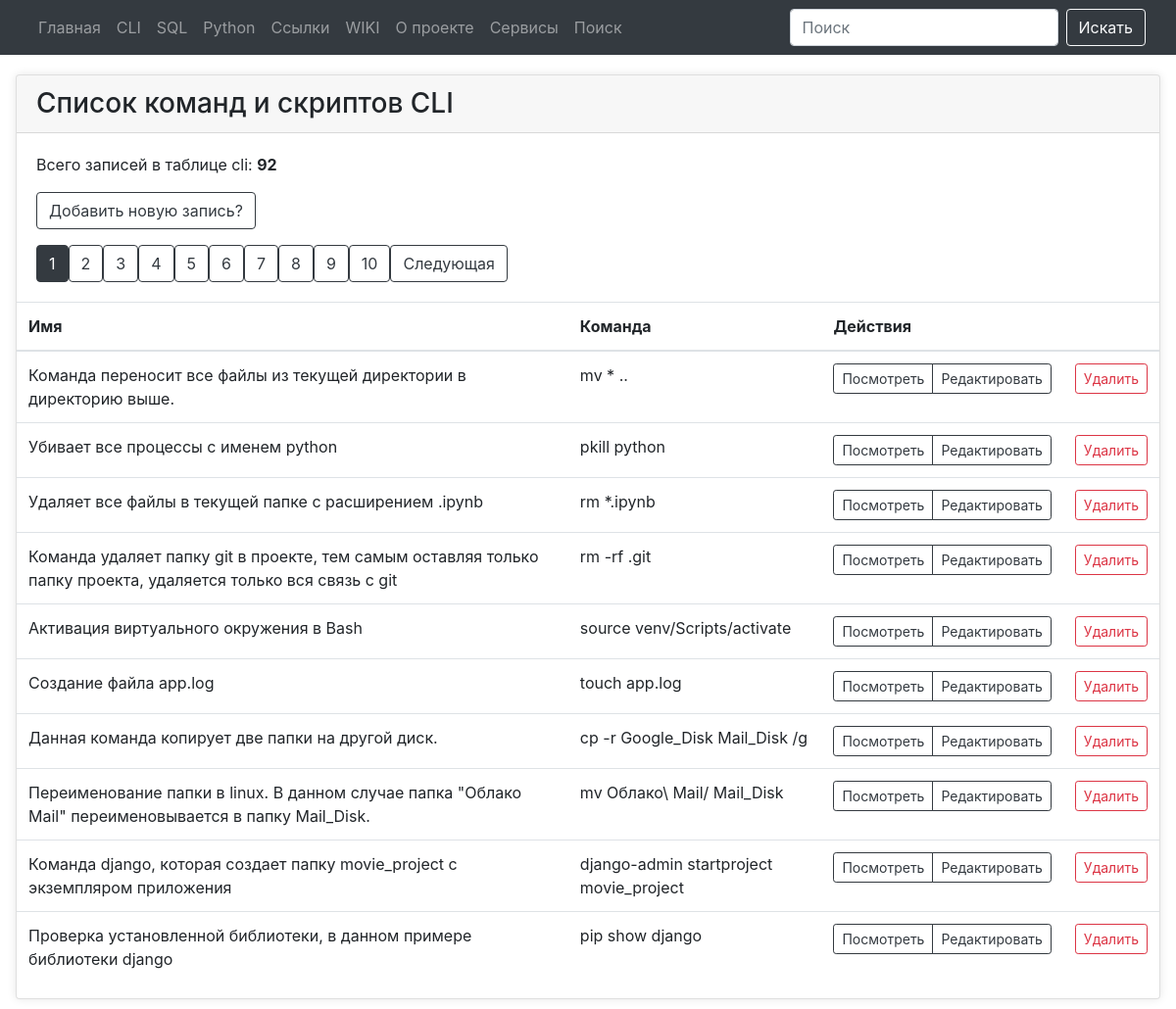
Page /cli on the earlier database version.
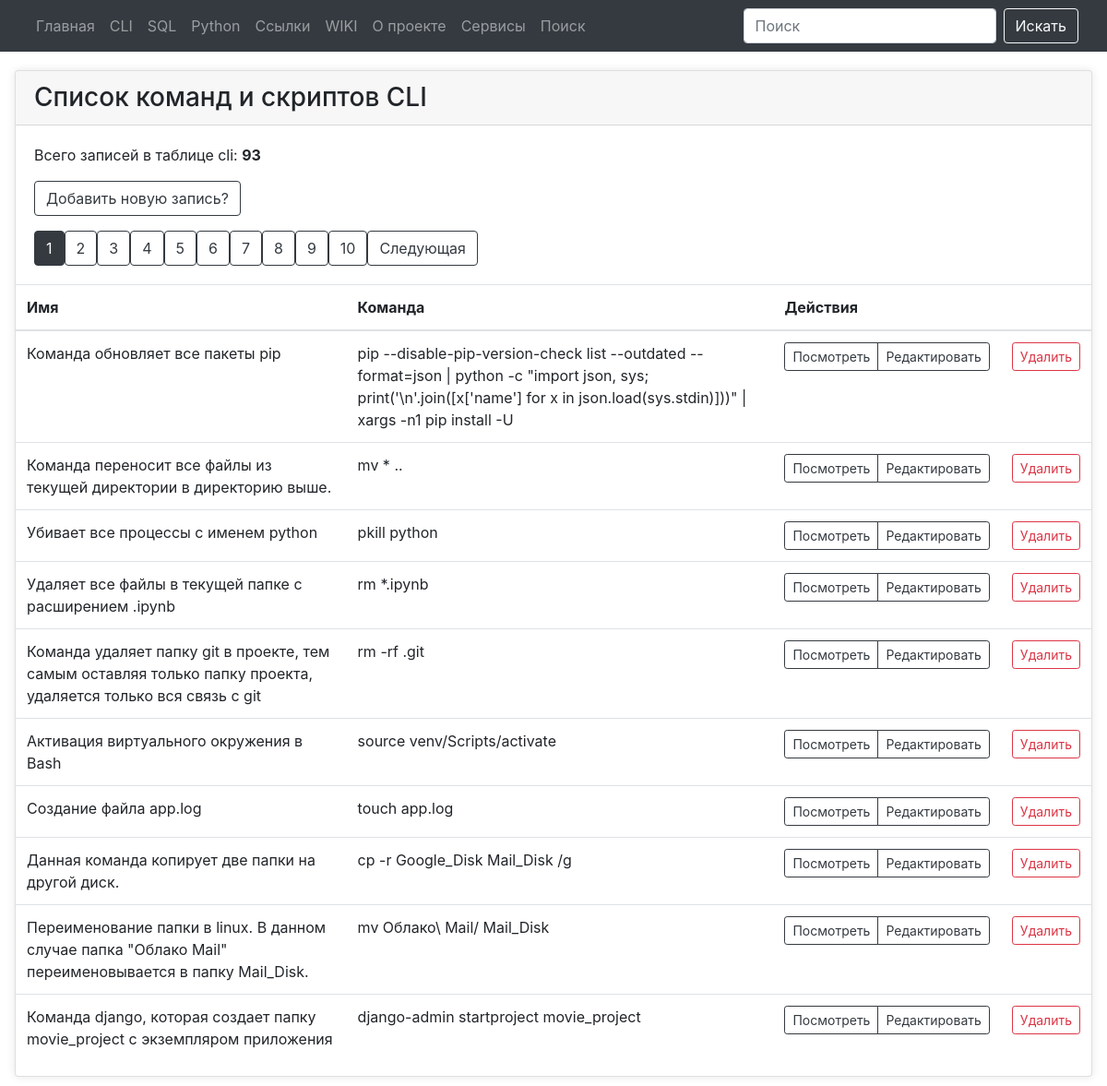
Same page on the later database version.
### tables this page shows
CREATE TABLE "cli" (
  "cli_id" INTEGER PRIMARY KEY AUTOINCREMENT,
  "cli_command" TEXT NOT NULL,
  "cli_name" TEXT NOT NULL,
  "cli_date_add" TIMESTAMP DEFAULT CURRENT_TIMESTAMP,
  "cli_date_edit" TEXT
);

### modules/cli/cli_posts.py (the view)
@bp.route("/cli")
def cli_posts():
    page = request.args.get('page', 1, type=int)
    conn = connect.get_db_connection()
    cur = conn.cursor()
    cli_list_count = int(cur.execute("SELECT COUNT(*) FROM cli").fetchone()[0])
    offset = (page - 1) * PER_PAGE
    cli_list = conn.execute(
        "SELECT * FROM cli ORDER BY 1 DESC LIMIT ? OFFSET ?",
        (PER_PAGE, offset)
    ).fetchall()
    conn.close()
    total_pages = (cli_list_count + PER_PAGE - 1) // PER_PAGE
    return render_template("cli/cli_posts.html",
                           cli_list=cli_list,
                           cli_list_count=cli_list_count,
                           page=page,
                           total_pages=total_pages,
                           )

### modules/connect.py (called while the page is built)
def get_db_connection():
    db_path = os.path.join(BASE_DIR, '../database.db')
    conn = sqlite3.connect(db_path, timeout=30)
    conn.row_factory = sqlite3.Row
    return conn

### templates/cli/cli_posts.html (shortened to what this page needs)
{% extends "base.html" %} {% block title %}Команды CLI{% endblock %} {% block content %}
<div class="card mb-4">
   <div class="card-header h3">Список команд и скриптов CLI</div>
   <div class="card-body">
      <p class="card-text">
         Всего записей в таблице cli: <b>{{ cli_list_count }}</b></p>
      <a href="{{ url_for('add_cli_post.add_cli_post') }}" class="btn btn-outline-dark"></i>
         Добавить новую
         запись?</a>
      <div class="pagination">
         {% for p in range(1, total_pages + 1) %}
         <a href="{{ url_for('cli_posts.cli_posts', page=p) }}"
            class="btn btn-outline-dark {% if p == page %}active{% endif %}">{{ p }}</a>
         {% endfor %}
         {% if page < total_pages %} <a href="{{ url_for('cli_posts.cli_posts', page=page+1) }}"
            class="btn btn-outline-dark">Следующая</a>
            {% endif %}
      </div>
   </div>
   <table class="table">
      <thead>
         <tr>
            <th>Имя</th>
            <th>Команда</th>
            <th colspan="2">Действия</th>
         </tr>
      </thead>
      <tbody>
         {% for cli_list in cli_list %}
         <tr>
            <td>{{ cli_list['cli_name'] }}</td>
            <td>{{ cli_list['cli_command'] }}</td>
            <td>
               <div class="btn-group" role="group" aria-label="Действия">
                  <a href="{{ url_for('get_view_cli_post.get_view_cli_post', cli_id=cli_list['cli_id']) }}"
                     class="btn btn-outline-dark btn-sm">
                     Посмотреть
                  </a>
                  <a href="{{ url_for('edit_cli_post.edit_cli_post', cli_id=cli_list['cli_id']) }}"
                     class="btn btn-outline-dark btn-sm">
                     Редактировать
                  </a>
               </div>
            </td>
            <td>
               <form action="{{ url_for('delete_cli_post.delete_cli_post', cli_id=cli_list['cli_id'])}}" method="POST"
                  class="d-inline">
                  <button type="submit" class="btn btn-outline-danger btn-sm"
                     onclick="return confirm('Вы точно уверены что хотите удалить запись?')">
                     Удалить
                  </button>
               </form>
            </td>
         </tr>
         {% endfor %}
      </tbody>
   </table>
</div>
{% endblock %}

### templates/base.html (shortened to what this page needs)
<!doctype html>
<html>
<head>
	<link href="{{ url_for('static', filename='styles.css') }}" rel="stylesheet">
    <link href="https://stackpath.bootstrapcdn.com/bootstrap/4.5.2/css/bootstrap.min.css" rel="stylesheet">
</head>
<body>
    {% include 'navbar.html' %}
    <div class="main">
        {% block content %}
        {% endblock %}
     </div>
</body>
</html>

### templates/navbar.html (shortened to what this page needs)
<nav class="navbar navbar-expand-lg navbar-dark bg-dark">
    <div class="container-fluid">
      <div class="collapse navbar-collapse" id="navbarNav">
        <ul class="navbar-nav">
          <li class="nav-item">
            <a class="nav-link" href="{{ url_for('index.index') }}">Главная</a>
          </li>
          <li class="nav-item">
            <a class="nav-link" href="{{ url_for('cli_posts.cli_posts') }}">CLI</a>
          </li>
          <li class="nav-item">
            <a class="nav-link" href="{{ url_for('sql_list_commands.sql_list_commands') }}">SQL</a>
          </li>
          <li class="nav-item">
            <a class="nav-link" href="{{ url_for('python_list_commands.python_list_commands') }}">Python</a>
          </li>
          <li class="nav-item">
            <a class="nav-link" href="{{ url_for('link_list_commands.link_list_commands') }}">Ссылки</a>
          </li>
          <li class="nav-item">
            <a class="nav-link" href="{{ url_for('wiki_list_page.wiki_list_page') }}">WIKI</a>
          </li>
          <li class="nav-item">
            <a class="nav-link" href="{{ url_for('about.about_list') }}">О проекте</a>
          </li>
          <li class="nav-item">
            <a class="nav-link" href="{{ url_for('services.services') }}">Сервисы</a>
          </li>
          <li class="nav-item">
            <a class="nav-link" href="{{ url_for('search.search') }}">Поиск</a>
          </li>
        </ul>
      </div>
      <form class="d-flex" action="/search" method="post" role="search">
        <input class="form-control me-2 mr-2" type="text" placeholder="Поиск" aria-label="Search" name="search_term" id="search_term" required>
        <button class="btn btn-outline-light" type="submit">Искать</button>
      </form>
    </div>
  </nav>

### static/styles.css (style rules this page uses)
body { background-color: #f8f9fa; }
.navbar { margin-bottom: 20px; }
.card { border: none; box-shadow: 0 0 10px rgba(0, 0, 0, 0.1); }
.form-control { border-radius: 20px; }
.card { margin: 1rem; }

Differences in the rows shown:
no longer on this page (row unchanged): cli: cli_name "Проверка установленной библиотеки, в данном примере библиотеки django", cli_command "pip show django"
added cli: cli_name "Команда обновляет все пакеты pip", cli_command "pip --disable-pip-version-check list --outdated --format=json | python -c \"import json, sys; print('\\n'.join([x['name'] for x in json.load(sys.stdin)]))\" | xargs -n1 pip install -U"
Other differences:
{{ cli_list_count }}: "92" → "93"
